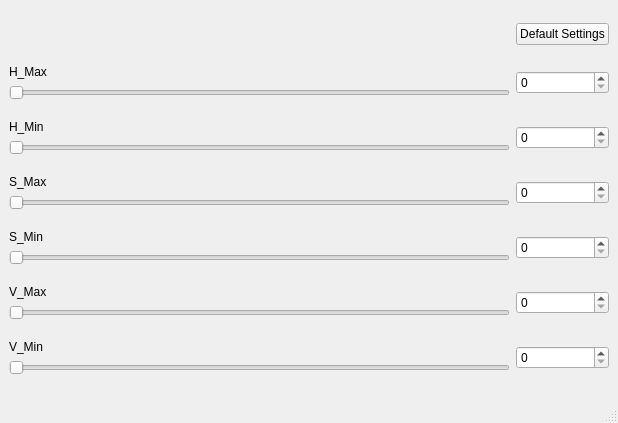
<?xml version="1.0" encoding="UTF-8"?>
<ui version="4.0">
 <class>SecondMainWindow</class>
 <widget class="QMainWindow" name="SecondMainWindow">
  <property name="geometry">
   <rect>
    <x>0</x>
    <y>0</y>
    <width>618</width>
    <height>423</height>
   </rect>
  </property>
  <property name="windowTitle">
   <string>SecondMainWindow</string>
  </property>
  <widget class="QWidget" name="centralwidget">
   <layout class="QGridLayout" name="gridLayout">
    <item row="0" column="1">
     <widget class="QPushButton" name="pushButton">
      <property name="text">
       <string>Default Settings</string>
      </property>
     </widget>
    </item>
    <item row="1" column="0">
     <layout class="QVBoxLayout" name="verticalLayout">
      <item>
       <widget class="QLabel" name="label">
        <property name="text">
         <string>H_Max</string>
        </property>
       </widget>
      </item>
      <item>
       <widget class="QSlider" name="horizontalSlider">
        <property name="orientation">
         <enum>Qt::Horizontal</enum>
        </property>
       </widget>
      </item>
     </layout>
    </item>
    <item row="1" column="1">
     <widget class="QSpinBox" name="spinBox"/>
    </item>
    <item row="2" column="0">
     <layout class="QVBoxLayout" name="verticalLayout_2">
      <item>
       <widget class="QLabel" name="label_2">
        <property name="text">
         <string>H_Min</string>
        </property>
       </widget>
      </item>
      <item>
       <widget class="QSlider" name="horizontalSlider_2">
        <property name="orientation">
         <enum>Qt::Horizontal</enum>
        </property>
       </widget>
      </item>
     </layout>
    </item>
    <item row="2" column="1">
     <widget class="QSpinBox" name="spinBox_2"/>
    </item>
    <item row="3" column="0">
     <layout class="QVBoxLayout" name="verticalLayout_6">
      <item>
       <widget class="QLabel" name="label_3">
        <property name="text">
         <string>S_Max</string>
        </property>
       </widget>
      </item>
      <item>
       <widget class="QSlider" name="horizontalSlider_3">
        <property name="orientation">
         <enum>Qt::Horizontal</enum>
        </property>
       </widget>
      </item>
     </layout>
    </item>
    <item row="3" column="1">
     <widget class="QSpinBox" name="spinBox_3"/>
    </item>
    <item row="4" column="0">
     <layout class="QVBoxLayout" name="verticalLayout_5">
      <item>
       <widget class="QLabel" name="label_4">
        <property name="text">
         <string>S_Min</string>
        </property>
       </widget>
      </item>
      <item>
       <widget class="QSlider" name="horizontalSlider_4">
        <property name="orientation">
         <enum>Qt::Horizontal</enum>
        </property>
       </widget>
      </item>
     </layout>
    </item>
    <item row="4" column="1">
     <widget class="QSpinBox" name="spinBox_4"/>
    </item>
    <item row="5" column="0">
     <layout class="QVBoxLayout" name="verticalLayout_4">
      <item>
       <widget class="QLabel" name="label_5">
        <property name="text">
         <string>V_Max</string>
        </property>
       </widget>
      </item>
      <item>
       <widget class="QSlider" name="horizontalSlider_5">
        <property name="orientation">
         <enum>Qt::Horizontal</enum>
        </property>
       </widget>
      </item>
     </layout>
    </item>
    <item row="5" column="1">
     <widget class="QSpinBox" name="spinBox_5"/>
    </item>
    <item row="6" column="0">
     <layout class="QVBoxLayout" name="verticalLayout_3">
      <item>
       <widget class="QLabel" name="label_6">
        <property name="text">
         <string>V_Min</string>
        </property>
       </widget>
      </item>
      <item>
       <widget class="QSlider" name="horizontalSlider_6">
        <property name="orientation">
         <enum>Qt::Horizontal</enum>
        </property>
       </widget>
      </item>
     </layout>
    </item>
    <item row="6" column="1">
     <widget class="QSpinBox" name="spinBox_6"/>
    </item>
   </layout>
  </widget>
  <widget class="QMenuBar" name="menubar">
   <property name="geometry">
    <rect>
     <x>0</x>
     <y>0</y>
     <width>618</width>
     <height>22</height>
    </rect>
   </property>
  </widget>
  <widget class="QStatusBar" name="statusbar"/>
 </widget>
 <resources/>
 <connections/>
</ui>
